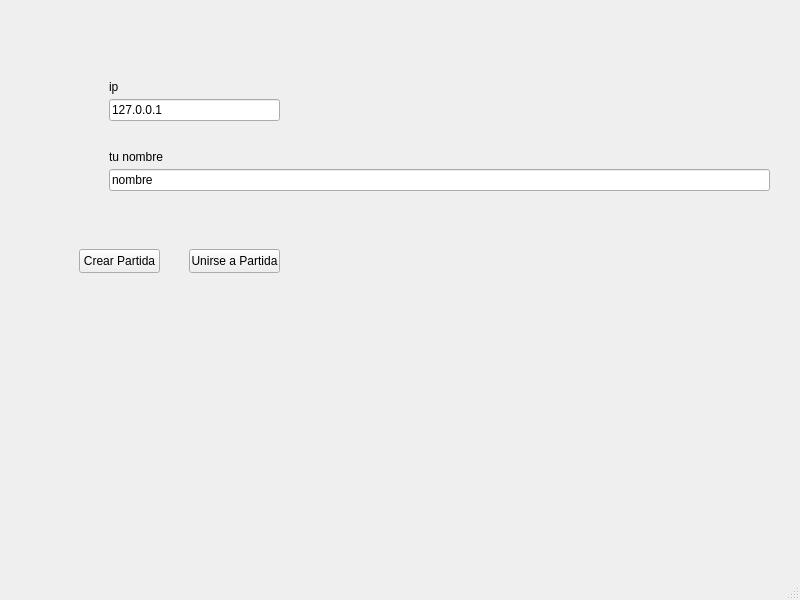
<?xml version="1.0" encoding="UTF-8"?>
<ui version="4.0">
 <class>MainWindow</class>
 <widget class="QMainWindow" name="MainWindow">
  <property name="geometry">
   <rect>
    <x>0</x>
    <y>0</y>
    <width>800</width>
    <height>600</height>
   </rect>
  </property>
  <property name="windowTitle">
   <string>MainWindow</string>
  </property>
  <widget class="QWidget" name="centralwidget">
   <layout class="QVBoxLayout" name="verticalLayout">
    <item>
     <widget class="QStackedWidget" name="stackedWidget">
      <property name="currentIndex">
       <number>0</number>
      </property>
      <widget class="QWidget" name="Conexion">
       <widget class="QLineEdit" name="ipInput">
        <property name="geometry">
         <rect>
          <x>100</x>
          <y>90</y>
          <width>171</width>
          <height>22</height>
         </rect>
        </property>
        <property name="text">
         <string>127.0.0.1</string>
        </property>
       </widget>
       <widget class="QLineEdit" name="nameInput">
        <property name="geometry">
         <rect>
          <x>100</x>
          <y>160</y>
          <width>661</width>
          <height>22</height>
         </rect>
        </property>
        <property name="text">
         <string>nombre</string>
        </property>
       </widget>
       <widget class="QPushButton" name="hostButton">
        <property name="geometry">
         <rect>
          <x>70</x>
          <y>240</y>
          <width>81</width>
          <height>24</height>
         </rect>
        </property>
        <property name="text">
         <string>Crear Partida</string>
        </property>
       </widget>
       <widget class="QPushButton" name="joinButton">
        <property name="geometry">
         <rect>
          <x>180</x>
          <y>240</y>
          <width>91</width>
          <height>24</height>
         </rect>
        </property>
        <property name="text">
         <string>Unirse a Partida</string>
        </property>
       </widget>
       <widget class="QLabel" name="label_2">
        <property name="geometry">
         <rect>
          <x>100</x>
          <y>70</y>
          <width>49</width>
          <height>16</height>
         </rect>
        </property>
        <property name="text">
         <string>ip</string>
        </property>
       </widget>
       <widget class="QLabel" name="label_3">
        <property name="geometry">
         <rect>
          <x>100</x>
          <y>140</y>
          <width>61</width>
          <height>16</height>
         </rect>
        </property>
        <property name="text">
         <string>tu nombre</string>
        </property>
       </widget>
      </widget>
      <widget class="QWidget" name="page">
       <widget class="QLineEdit" name="teamNameInput">
        <property name="geometry">
         <rect>
          <x>20</x>
          <y>40</y>
          <width>751</width>
          <height>22</height>
         </rect>
        </property>
        <property name="text">
         <string/>
        </property>
       </widget>
       <widget class="QPushButton" name="addPlayerButton">
        <property name="geometry">
         <rect>
          <x>20</x>
          <y>80</y>
          <width>241</width>
          <height>24</height>
         </rect>
        </property>
        <property name="text">
         <string>Unirse a equipo</string>
        </property>
       </widget>
       <widget class="QTextEdit" name="lobbyDisplay">
        <property name="geometry">
         <rect>
          <x>10</x>
          <y>120</y>
          <width>381</width>
          <height>371</height>
         </rect>
        </property>
        <property name="readOnly">
         <bool>true</bool>
        </property>
       </widget>
       <widget class="QPushButton" name="startGameButton">
        <property name="geometry">
         <rect>
          <x>140</x>
          <y>500</y>
          <width>101</width>
          <height>24</height>
         </rect>
        </property>
        <property name="text">
         <string>Empezar Juego</string>
        </property>
       </widget>
       <widget class="QLabel" name="label">
        <property name="geometry">
         <rect>
          <x>20</x>
          <y>10</y>
          <width>181</width>
          <height>16</height>
         </rect>
        </property>
        <property name="text">
         <string>Ingresa nombre de tu equipo</string>
        </property>
       </widget>
      </widget>
      <widget class="QWidget" name="page_2">
       <widget class="QTextEdit" name="logDisplay">
        <property name="geometry">
         <rect>
          <x>20</x>
          <y>30</y>
          <width>251</width>
          <height>501</height>
         </rect>
        </property>
       </widget>
       <widget class="QPushButton" name="nextTurnButton">
        <property name="geometry">
         <rect>
          <x>300</x>
          <y>30</y>
          <width>75</width>
          <height>24</height>
         </rect>
        </property>
        <property name="text">
         <string>Jugar</string>
        </property>
       </widget>
       <widget class="QScrollArea" name="scrollArea">
        <property name="geometry">
         <rect>
          <x>380</x>
          <y>60</y>
          <width>351</width>
          <height>441</height>
         </rect>
        </property>
        <property name="widgetResizable">
         <bool>true</bool>
        </property>
        <widget class="QWidget" name="gameAreaWidget">
         <property name="geometry">
          <rect>
           <x>0</x>
           <y>0</y>
           <width>349</width>
           <height>439</height>
          </rect>
         </property>
         <widget class="QWidget" name="verticalLayoutWidget">
          <property name="geometry">
           <rect>
            <x>10</x>
            <y>10</y>
            <width>331</width>
            <height>421</height>
           </rect>
          </property>
          <layout class="QVBoxLayout" name="gameLayout"/>
         </widget>
        </widget>
       </widget>
      </widget>
      <widget class="QWidget" name="page_3">
       <widget class="QLabel" name="winnerLabel">
        <property name="geometry">
         <rect>
          <x>180</x>
          <y>160</y>
          <width>411</width>
          <height>191</height>
         </rect>
        </property>
        <property name="font">
         <font>
          <pointsize>26</pointsize>
          <italic>true</italic>
          <bold>true</bold>
         </font>
        </property>
        <property name="text">
         <string>¡¡Equipo X ha ganado!!</string>
        </property>
        <property name="textFormat">
         <enum>Qt::TextFormat::AutoText</enum>
        </property>
       </widget>
       <widget class="QPushButton" name="lobbyButton">
        <property name="geometry">
         <rect>
          <x>120</x>
          <y>500</y>
          <width>111</width>
          <height>31</height>
         </rect>
        </property>
        <property name="text">
         <string>Volver al Lobby</string>
        </property>
       </widget>
      </widget>
     </widget>
    </item>
   </layout>
  </widget>
  <widget class="QMenuBar" name="menubar">
   <property name="geometry">
    <rect>
     <x>0</x>
     <y>0</y>
     <width>800</width>
     <height>22</height>
    </rect>
   </property>
  </widget>
  <widget class="QStatusBar" name="statusbar"/>
 </widget>
 <resources/>
 <connections/>
</ui>
